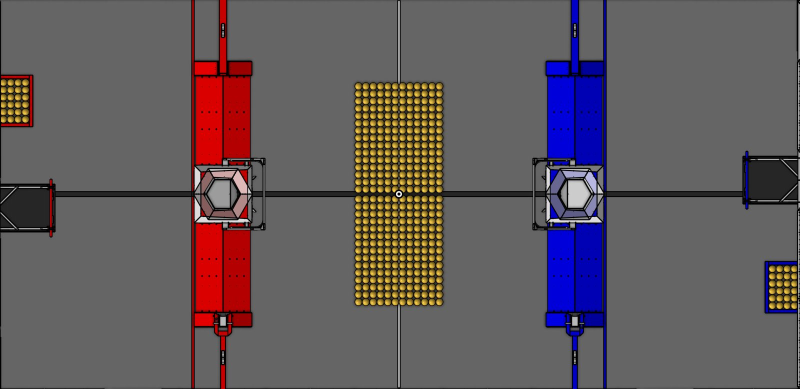
#> input picture lab/field.jpg, 1600 x 777 px (shown at 1/2 size)
$ python -i bglabel.py   (imports and definitions only)
#> lines starting #> are read from the running program, lines starting #| are printed output that depends on the picture; after the words box and inside, x2 and y2 are one past the last pixel; in counts of white or black regions, pixels touching at a corner belong together
#> further down, picture is the input picture: shape (777, 1600, 3); mean B, G, R 92.7, 89.3, 98.2
"""Model-free robot proposals for a locked-off camera (used to make training labels).

foreground = differs from the match's median plate, is not ball-yellow, sits on the
carpet; blobs are kept when their size matches a robot footprint projected at that
field position (the calibration says how big a 0.91 m robot must look there).
"""
import numpy as np, cv2
from camera import Camera, LEN, WID, FOOTPRINT


# [45 lines left out: functions field_mask, expected_box, proposals, not called in this run]


def colour_masks(img):
    hsv = cv2.cvtColor(img, cv2.COLOR_BGR2HSV)
#> hsv: shape (777, 1600, 3); mean H, S, V 13, 37.3, 105.8
    red = cv2.inRange(hsv, (0, 110, 70), (8, 255, 255)) | cv2.inRange(hsv, (170, 110, 70), (180, 255, 255))
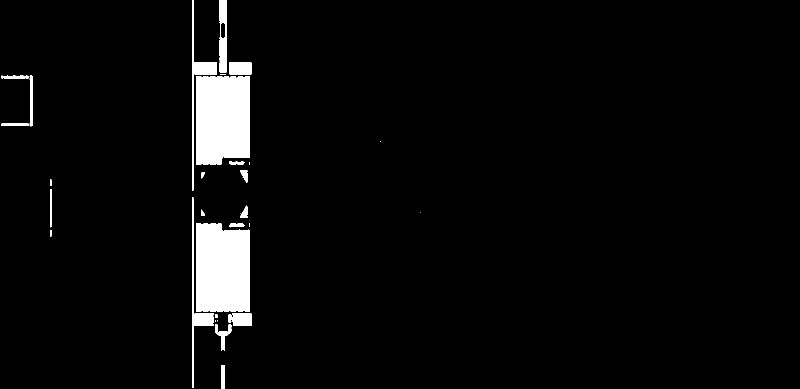
#> red: shape (777, 1600) (shown at 1/2 size); 3.9% white; 38 white regions (8 under 20 px), largest, box (x1, y1, x2, y2) and area: (392, 446, 445, 624) 9307, (392, 152, 445, 330) 9303, (447, 459, 500, 624) 8620
    blue = cv2.inRange(hsv, (100, 130, 60), (125, 255, 255))
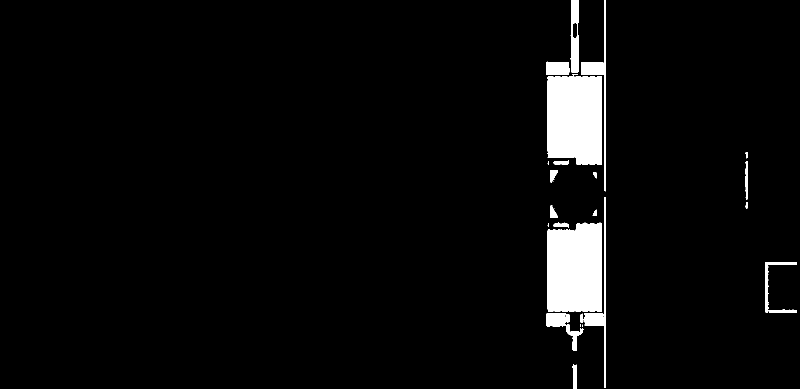
#> blue: shape (777, 1600) (shown at 1/2 size); 4% white; 30 white regions (8 under 20 px), largest, box (x1, y1, x2, y2) and area: (1095, 445, 1204, 624) 18332, (1095, 152, 1204, 330) 18273, (1162, 0, 1212, 383) 2693
    return red, blue


IN = 0.0254
HUBS = ((182.111 * IN, 158.844 * IN), (469.111 * IN, 158.844 * IN))   # 2026 hub centres (tag layout)


# [33 lines left out: functions hub_tops, bumper_proposals, not called in this run]

>>> import cv2
>>> picture = cv2.imread('../lab/field.jpg')
>>> result = colour_masks(picture)
